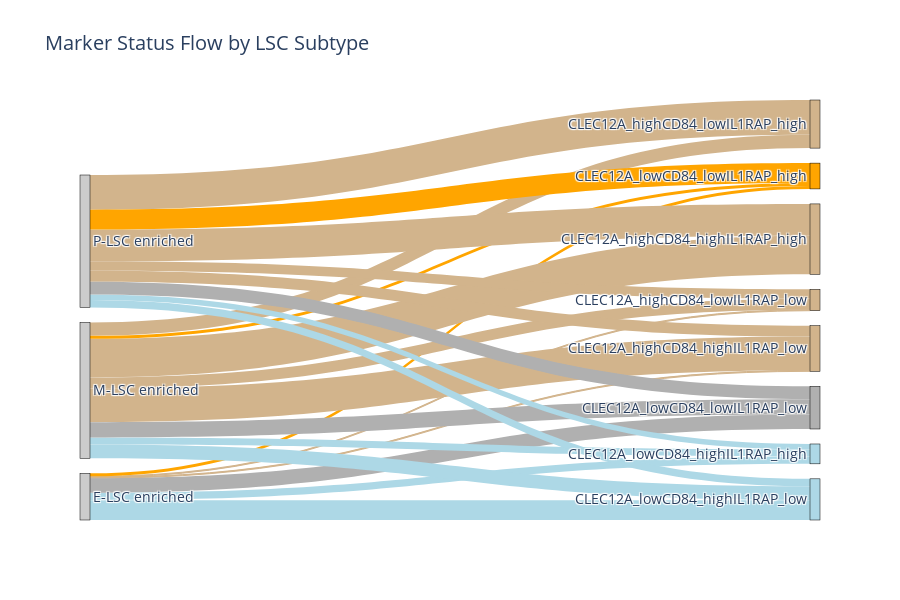

Source (notebook cell):
### Code cell
# Extract columns
df = adata[(~adata.obs["LSC_subtype"].isin(["Patient Specific"])) & (~adata.obs["cyto_new"].isin(["others"]))].obs[["LSC_subtype", "CLEC12_CD84_IL1RAP"]]

# Prepare nodes
stages = ["LSC_subtype", "CLEC12_CD84_IL1RAP"]
nodes = pd.unique(df[stages].values.ravel())  # all unique labels
node_to_idx = {node: i for i, node in enumerate(nodes)}

# Define color mapping logic
def get_color(node):
    if isinstance(node, str) and node.startswith("CLEC12A_high"):
        return "#D2B48C"  # light brown
    elif isinstance(node, str) and "CD84_high" in node and "CLEC12A_low" in node:
        return "#ADD8E6"  # light blue
    elif node == "CLEC12A_lowCD84_lowIL1RAP_low":
        return "#B0B0B0"  # gray
    elif node == "CLEC12A_lowCD84_lowIL1RAP_high":
        return "orange"  # gray    
    else:
        return "#CCCCCC"  # default gray

# Assign colors to nodes
colors = [get_color(node) for node in nodes]

# Create links and color them based on target node
sources, targets, values, link_colors = [], [], [], []
for i in range(len(stages) - 1):
    group = df.groupby([stages[i], stages[i+1]]).size().reset_index(name="count")
    for _, row in group.iterrows():
        s_idx = node_to_idx[row[stages[i]]]
        t_idx = node_to_idx[row[stages[i+1]]]
        sources.append(s_idx)
        targets.append(t_idx)
        values.append(row["count"])
        link_colors.append(colors[t_idx])  # color from target node

# Build Sankey diagram
fig = go.Figure(go.Sankey(
    node=dict(
        pad=15,
        thickness=10,
        line=dict(color="black", width=0.5),
        label=list(nodes),
        color=colors
    ),
    link=dict(
        source=sources,
        target=targets,
        value=values,
        color=link_colors
    )
))

# Update layout with custom size
fig.update_layout(
    title_text="Marker Status Flow by LSC Subtype",
    font_size=14,
    width=900,  # width in px
    height=600  # height in px
)

# Save figure (requires kaleido)
fig.write_image("/Sankey_LSC_CLEC12_CD84_IL1RAP.pdf")

fig.show()

### Figure 1 — Plotly figure (JSON) as saved in the notebook; plotly's stock layout.template omitted (floating-point values rounded to 4 significant figures)
{"data": [{"link": {"color": ["#D2B48C", "#D2B48C", "#ADD8E6", "#ADD8E6", "orange", "#B0B0B0", "#D2B48C", "#D2B48C", "#D2B48C", "#D2B48C", "#ADD8E6", "#ADD8E6", "orange", "#B0B0B0", "#D2B48C", "#D2B48C", "#D2B48C", "#D2B48C", "#ADD8E6", "#ADD8E6", "orange", "#B0B0B0"], "source": [6, 6, 6, 6, 6, 6, 0, 0, 0, 0, 0, 0, 0, 0, 2, 2, 2, 2, 2, 2, 2, 2], "target": [7, 9, 1, 10, 4, 8, 5, 7, 3, 9, 1, 10, 4, 8, 5, 7, 3, 9, 1, 10, 4, 8], "value": [2, 2, 15, 40, 6, 29, 78, 68, 27, 22, 14, 28, 6, 31, 64, 22, 70, 19, 11, 15, 40, 26]}, "node": {"color": ["#CCCCCC", "#ADD8E6", "#CCCCCC", "#D2B48C", "orange", "#D2B48C", "#CCCCCC", "#D2B48C", "#B0B0B0", "#D2B48C", "#ADD8E6"], "label": ["M-LSC enriched", "CLEC12A_lowCD84_highIL1RAP_high", "P-LSC enriched", "CLEC12A_highCD84_lowIL1RAP_high", "CLEC12A_lowCD84_lowIL1RAP_high", "CLEC12A_highCD84_highIL1RAP_high", "E-LSC enriched", "CLEC12A_highCD84_highIL1RAP_low", "CLEC12A_lowCD84_lowIL1RAP_low", "CLEC12A_highCD84_lowIL1RAP_low", "CLEC12A_lowCD84_highIL1RAP_low"], "line": {"color": "black", "width": 0.5}, "pad": 15, "thickness": 10}, "type": "sankey"}], "layout": {"font": {"size": 14}, "height": 600, "title": {"text": "Marker Status Flow by LSC Subtype"}, "width": 900}}
